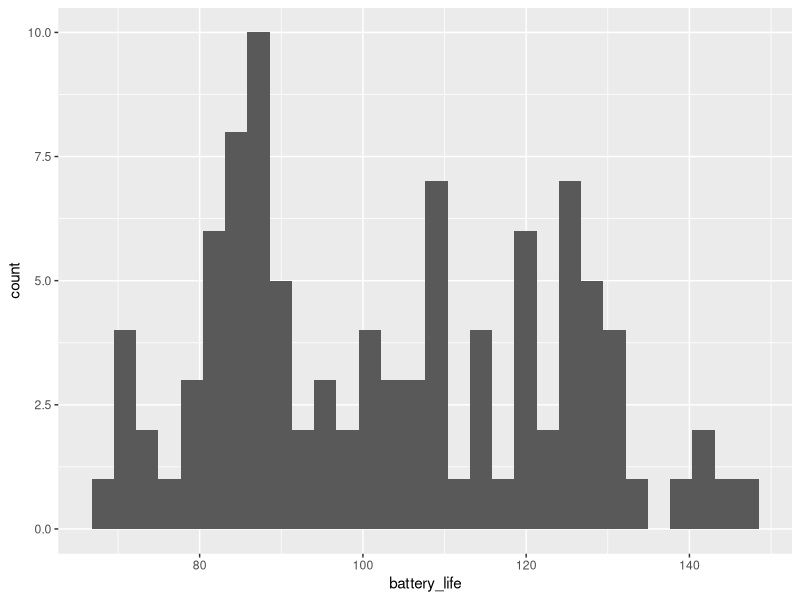
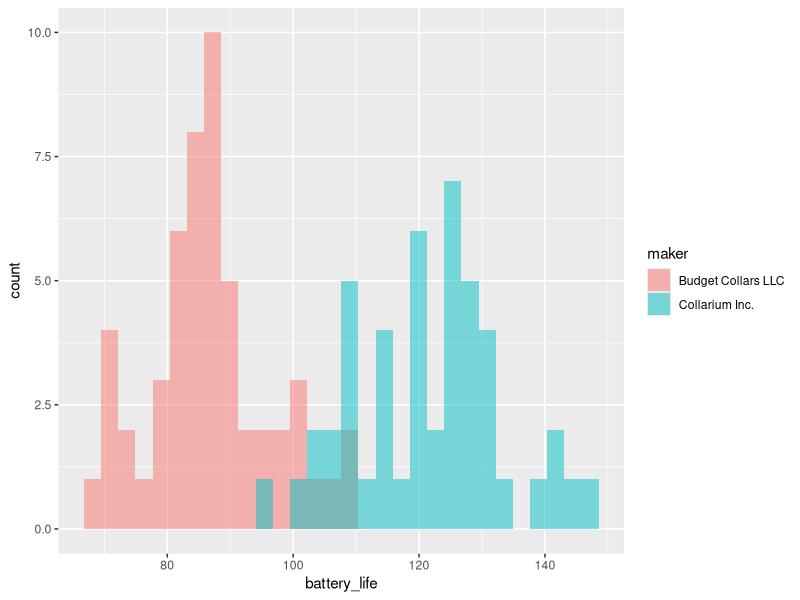
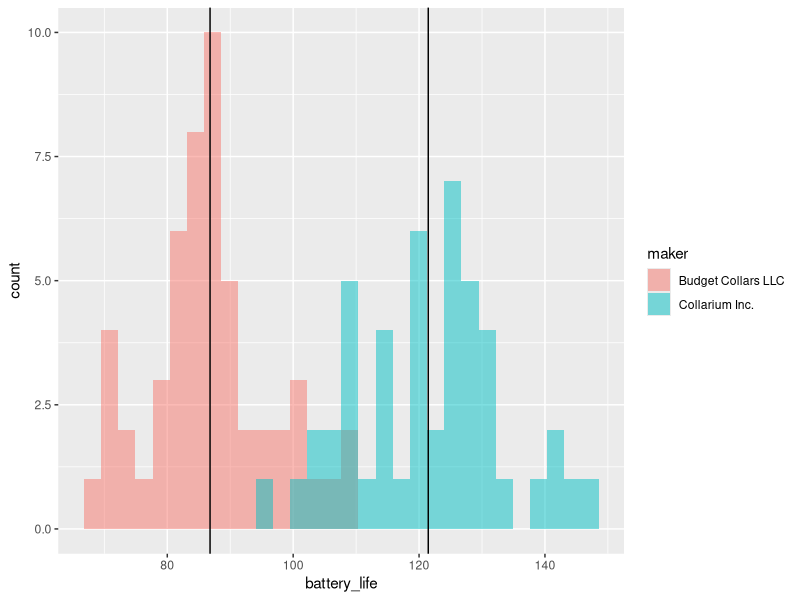
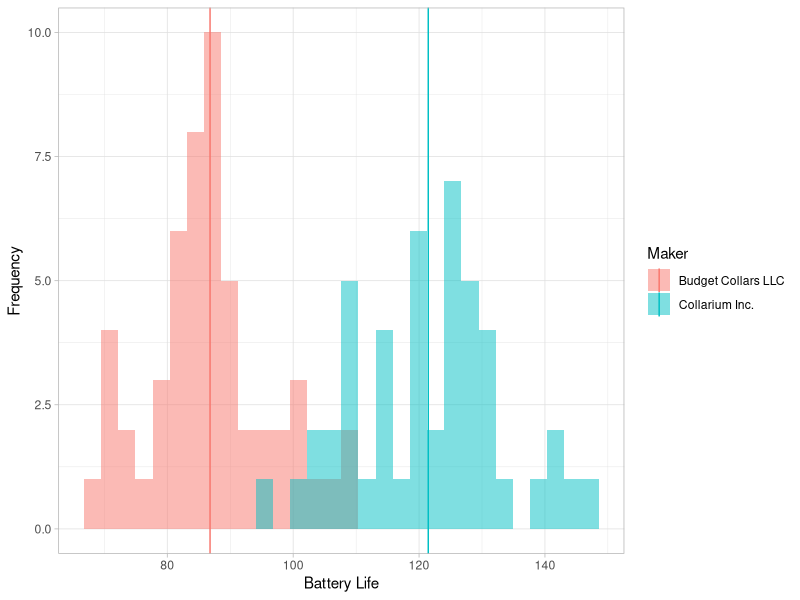
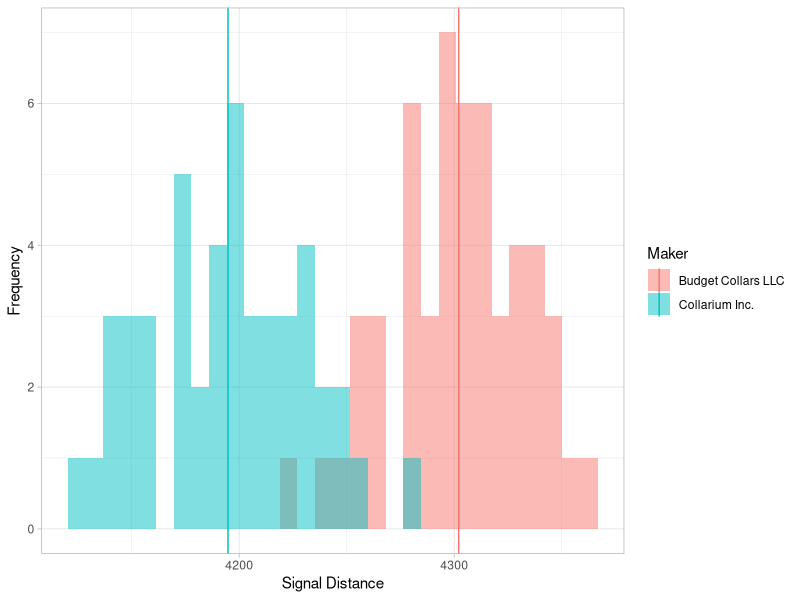
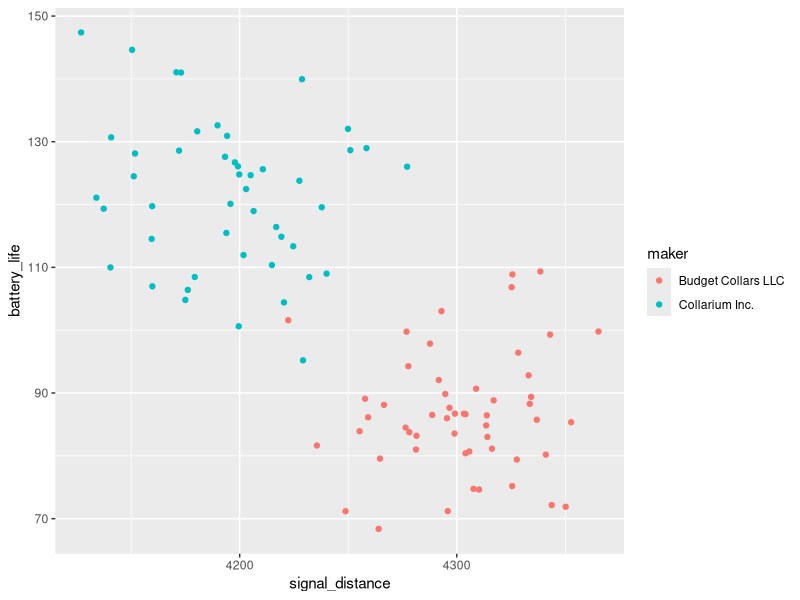

These figures' R source, in order:
## ---- chunk 1
# Load library
library(tidyverse)

# Load data
collars <- read_csv("data/collar_data.csv")
## ---- chunk 2
bat_life_and_signal <- collars %>%
  group_by(maker) %>%                                 # Group by manufacturer
  summarize(bat_life_mean = mean(battery_life),       # Mean (battery)
            bat_life_sd = sd(battery_life),           # SD (battery)
            signal_mean = mean(signal_distance),      # Mean (signal)
            signal_sd = min(signal_distance))         # SD (signal)

# View results
bat_life_and_signal
## ---- chunk 3
# Number of failed collars per maker

# Option 1: summarize + sum
collars %>% 
  group_by(maker) %>% 
  summarize(fail_count = sum(fail))

# Option 2: count
collars %>% 
  group_by(maker) %>% 
  count(fail)
## ---- chunk 4
# Histogram
ggplot(collars, aes(battery_life)) +
  geom_histogram()
## ---- chunk 5
# Histogram by maker
ggplot(collars, aes(battery_life, fill = maker)) +
  geom_histogram(alpha = 0.5, position = "identity")
## ---- chunk 6
# Histogram by maker, with mean line
ggplot(collars, aes(battery_life, fill = maker)) +
  geom_histogram(alpha = 0.5, position = "identity") +
  geom_vline(data = bat_life_and_signal, aes(xintercept = bat_life_mean))
## ---- chunk 7
# Histogram by maker, with mean line and labels
ggplot(collars, aes(battery_life, fill = maker)) +
  geom_histogram(alpha = 0.5, position = "identity") +
  geom_vline(data = bat_life_and_signal, aes(xintercept = bat_life_mean, color = maker)) + 
  labs(x = "Battery Life",
       y = "Frequency",
       color = "Maker",
       fill = "Maker") +
  theme_light()
## ---- chunk 8
# Same as above, but for signal distance
ggplot(collars, aes(signal_distance, fill = maker)) +
  geom_histogram(alpha = 0.5, position = "identity") +
  geom_vline(data = bat_life_and_signal, aes(xintercept = signal_mean, color = maker)) + 
  labs(x = "Signal Distance",
       y = "Frequency",
       color = "Maker",
       fill = "Maker") +
  theme_light()
## ---- chunk 9
# Scatterplot
ggplot(collars, aes(x = signal_distance, y = battery_life, color = maker)) +
  geom_point()
